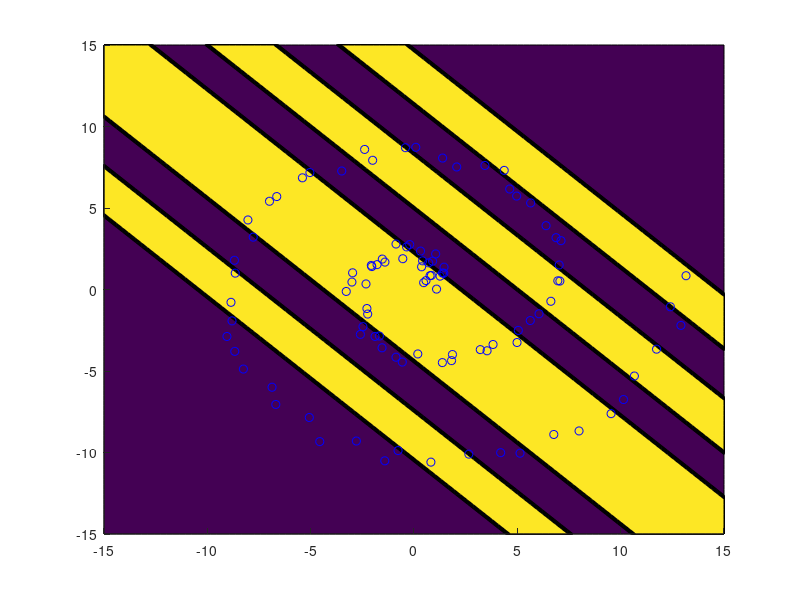

The MATLAB script that drew this image: (Note: this script raises an error after producing the figure.)
n=200; a=linspace(0,4*pi,n/2);
u=[a.*cos(a) (a+pi).*cos(a)]'+1*rand(n,1);
v=[a.*sin(a) (a+pi).*sin(a)]'+1*rand(n,1);
x=[u v]; y=[ones(1,n/2) -ones(1,n/2)]';

x2=sum(x.^2,2); hh=2*1^2; l=0.01;
k=exp(-(repmat(x2,1,n)+repmat(x2',n,1)-2*x*x')/hh);
t=(k^2+l*eye(n))\(k*y);

m=100; X=linspace(-15,15,m)'; X2=X.^2;
U=exp(-(repmat(u.^2,1,m)+repmat(X2',n,1)-2*u*X')/hh);
V=exp(-(repmat(v.^2,1,m)+repmat(X2',n,1)-2*u*X')/hh);
figure(1); clf; hold on; axis([-15 15 -15 15]);
contourf(X,X,sign(V'*(U.*repmat(t,1,m))));
plot(x(y==1,1),x(y==1,2),'bo');
plot(x(y==-1.1),x(y==-1,2),'rx');
colormap([1 0.7 1; 0.7 1 1]);